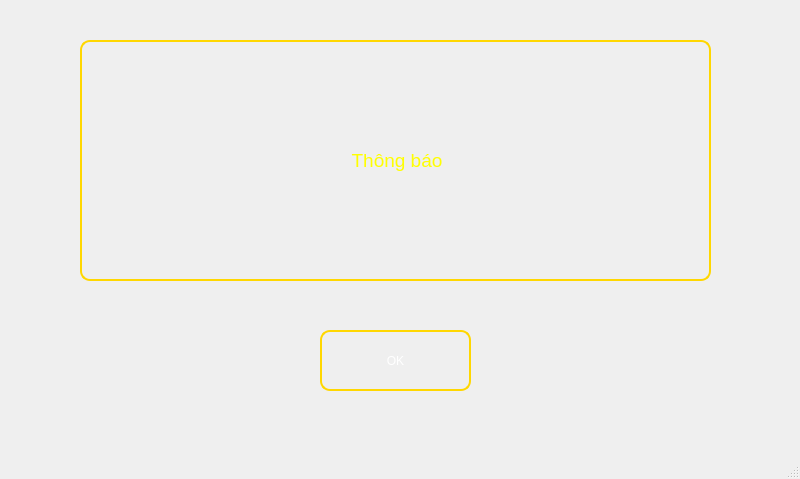
<?xml version="1.0" encoding="UTF-8"?>
<ui version="4.0">
 <class>thongbao</class>
 <widget class="QMainWindow" name="thongbao">
  <property name="geometry">
   <rect>
    <x>0</x>
    <y>0</y>
    <width>800</width>
    <height>479</height>
   </rect>
  </property>
  <property name="windowTitle">
   <string>MainWindow</string>
  </property>
  <widget class="QWidget" name="centralwidget">
   <widget class="QLabel" name="label">
    <property name="geometry">
     <rect>
      <x>80</x>
      <y>40</y>
      <width>631</width>
      <height>241</height>
     </rect>
    </property>
    <property name="styleSheet">
     <string notr="true">QLabel {
    background-color: qlineargradient(spread:pad, x1:0, y1:0, x2:1, y2:1, 
                                      stop:0 #003366, stop:1 #3366CC);
    color: white;
    font: bold 18px &quot;Arial&quot;;
    padding: 5px;
    border: 2px solid #FFD700;
    border-radius: 10px;
    qproperty-alignment: 'AlignCenter';
}
</string>
    </property>
    <property name="text">
     <string>&lt;html&gt;&lt;head/&gt;&lt;body&gt;&lt;p align=&quot;center&quot;&gt;&lt;span style=&quot; font-size:14pt; color:#ffff00;&quot;&gt;Thông báo&lt;/span&gt;&lt;/p&gt;&lt;/body&gt;&lt;/html&gt;</string>
    </property>
   </widget>
   <widget class="QPushButton" name="OK_button">
    <property name="geometry">
     <rect>
      <x>320</x>
      <y>330</y>
      <width>151</width>
      <height>61</height>
     </rect>
    </property>
    <property name="styleSheet">
     <string notr="true">QPushButton {
    background-color: qlineargradient(spread:pad, x1:0, y1:0, x2:1, y2:1, 
                                      stop:0 #003366, stop:1 #3366CC);
    color: white;
    font: bold 16px &quot;Arial&quot;;
    border: 2px solid #FFD700;
    border-radius: 10px;
    padding: 10px;
}

QPushButton:hover {
    background-color: qlineargradient(spread:pad, x1:0, y1:0, x2:1, y2:1, 
                                      stop:0 #0055AA, stop:1 #3399FF);
}

QPushButton:pressed {
    background-color: #002244;
    border: 2px solid #FF8C00;
}

QPushButton:disabled {
    background-color: #666666;
    border: 2px solid #999999;
    color: #CCCCCC;
}
</string>
    </property>
    <property name="text">
     <string>OK</string>
    </property>
   </widget>
  </widget>
  <widget class="QStatusBar" name="statusbar"/>
 </widget>
 <resources/>
 <connections/>
</ui>
